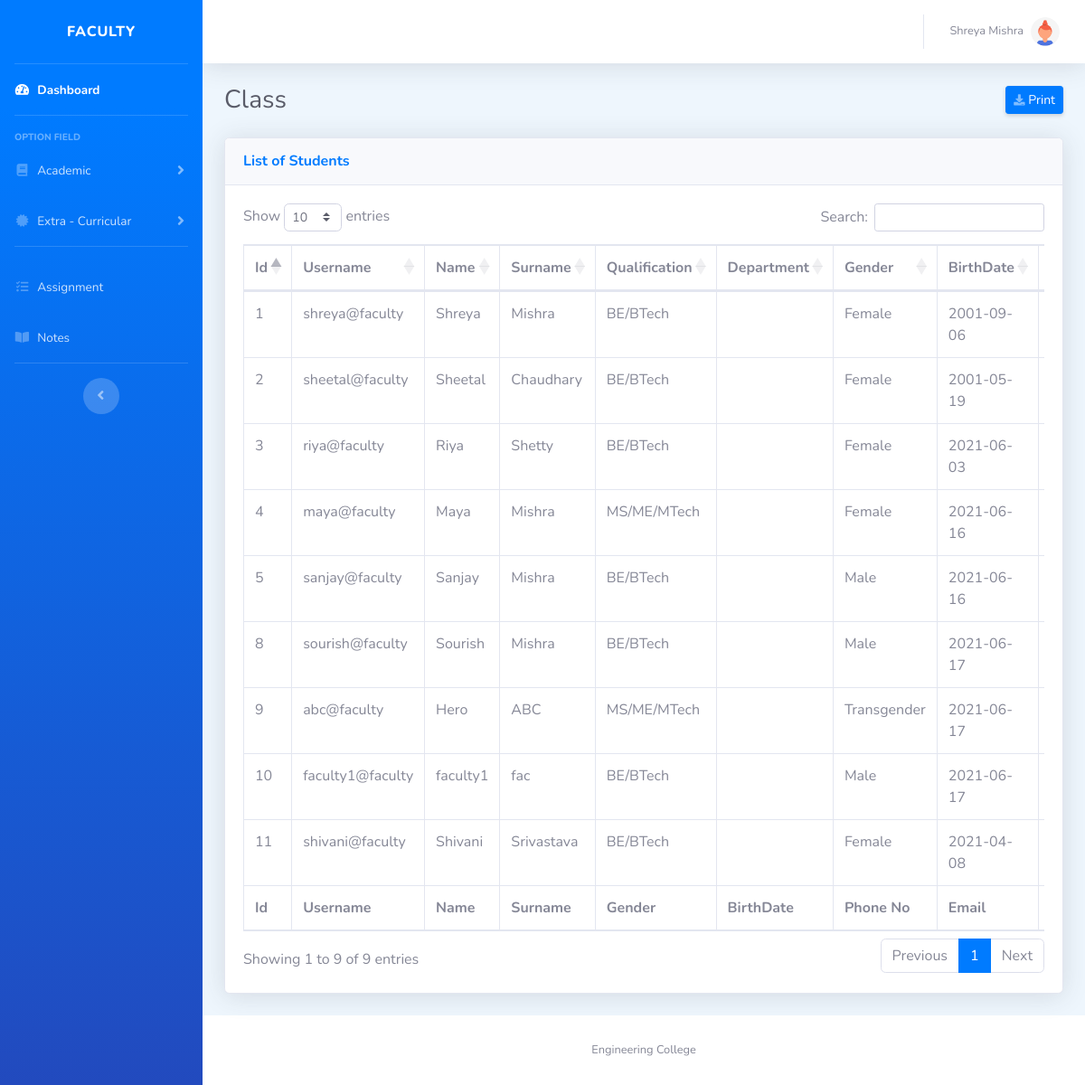
Page /fac-class.php (signed in) on the committed database.
### tables this page shows
CREATE TABLE `faculty` (
  `Id` int(11) NOT NULL,
  `fname` varchar(50) NOT NULL,
  `lname` varchar(50) NOT NULL,
  `username` varchar(50) NOT NULL,
  `password` varchar(500) NOT NULL,
  `qualification` varchar(25) NOT NULL,
  `gender` varchar(25) NOT NULL,
  `dob` date NOT NULL,
  `phone` bigint(11) NOT NULL,
  `email` varchar(100) NOT NULL
);

### fac-class.php (the view, shortened to what this page needs)
<?php
require_once 'data/facdashhead.php';
?>
                <div class="container-fluid">
                    <div class="d-sm-flex align-items-center justify-content-between mb-4">
                        <h1 class="h3 mb-0 text-gray-800">Class
                        </h1>
                        <a href="#" class="d-none d-sm-inline-block btn btn-sm btn-primary shadow-sm" onclick="print()"><i
                                class="fas fa-download fa-sm text-white-50"></i> Print</a>
                    </div>
                    <div class="card shadow mb-4">
                        <div class="card-header py-3">
                            <h6 class="m-0 font-weight-bold text-primary">List of Students</h6>
                        </div>
                        <div class="card-body">
                            <div class="table-responsive">
                                <table class="table table-bordered" id="dataTable" width="100%" cellspacing="0">
                                    <thead>
                                        <tr>
                                            <th>Id</th>
                                            <th>Username</th>
                                            <th>Name</th>
                                            <th>Surname</th>
                                            <th>Qualification</th>
                                            <th>Department</th>
                                            <th>Gender</th>
                                            <th>BirthDate</th>
                                            <th>Phone No</th>
                                        </tr>
                                    </thead>
                                    <tfoot>
                                        <tr>
                                            <th>Id</th>
                                            <th>Username</th>
                                            <th>Name</th>
                                            <th>Surname</th>
                                            <th>Gender</th>
                                            <th>BirthDate</th>
                                            <th>Phone No</th>
                                            <th>Email</th>
                                            <th>Id</th>
                                        </tr>
                                    </tfoot>
                                    <tbody>
                                        <?php
                                            include 'data/database.php';
                                            $selectfac = "SELECT * FROM faculty";
                                            $query = mysqli_query($conn,$selectfac);
                                            while($res = mysqli_fetch_array($query)) {
                                        ?>
                                        <tr>
                                            <td><?php echo $res['Id'];?></td>
                                            <td><?php echo $res['username'];?></td>
                                            <td><?php echo $res['fname'];?></td>
                                            <td><?php echo $res['lname'];?></td>
                                            <td><?php echo $res['qualification'];?></td>
                                            <td><?php echo $res['dept'];?></td>
                                            <td><?php echo $res['gender'];?></td>
                                            <td><?php echo $res['dob'];?></td>
                                            <td><?php echo $res['phone'];?></td>
                                        </tr>
                                        <?php
                                            }
                                        ?>
                                    </tbody>
                                </table>
                            </div>
                        </div>
                    </div>
                </div>
    <?php
        require_once 'data/dashmid.php';
    ?>
    <?php
        require_once 'data/dashfoot.php';
    ?>

### data/facdashhead.php (shortened to what this page needs)
<?php
$id = $_SESSION['sessionId'];
include 'data/database.php';
    $result1 = mysqli_query($conn, "SELECT * FROM faculty WHERE Id = $id");
    while($resp = mysqli_fetch_array($result1))
    {
        $fac1fn = $resp['fname'];
        $fac1ln = $resp['lname'];
    }
?>
<!DOCTYPE html>
<html lang="en">
<head>
    <link href="vendor/fontawesome-free/css/all.min.css" rel="stylesheet" type="text/css">
    <link href="css/dash.css" rel="stylesheet">
    <link href="vendor/datatables/dataTables.bootstrap4.min.css" rel="stylesheet">
    <link href="css/profile.css" rel="stylesheet">
</head>
<body id="page-top">
    <div id="wrapper">
        <ul class="navbar-nav bg-gradient-primary sidebar sidebar-dark accordion" id="accordionSidebar">
            <a class="sidebar-brand d-flex align-items-center justify-content-center" href="#">
                <div class="sidebar-brand-text mx-3"> FACULTY </div>
            </a>
            <hr class="sidebar-divider my-0">
            <li class="nav-item active">
                <a class="nav-link" href="facultydash.php">
                    <i class="fas fa-fw fa-tachometer-alt"></i>
                    <span>Dashboard</span></a>
            </li>
            <hr class="sidebar-divider">
            <div class="sidebar-heading">
                Option Field
            </div>
            <li class="nav-item">
                <a class="nav-link collapsed" href="#" data-toggle="collapse" data-target="#collapseTwo"
                    aria-expanded="true" aria-controls="collapseTwo">
                    <i class="fas fa-fw fa-book"></i>
                    <span>Academic</span>
                </a>
            </li>
            <li class="nav-item">
                <a class="nav-link collapsed" href="#" data-toggle="collapse" data-target="#collapseUtilities"
                    aria-expanded="true" aria-controls="collapseUtilities">
                    <i class="fas fa-fw fa-certificate"></i>
                    <span>Extra - Curricular</span>
                </a>
            </li>
            <hr class="sidebar-divider">
            <li class="nav-item">
                <a class="nav-link" href="#">
                    <i class="fas fa-fw fa-tasks"></i>
                    <span>Assignment</span></a>
            </li>
            <li class="nav-item">
                <a class="nav-link" href="fac-notes.php">
                    <i class="fas fa-fw fa-book-open"></i>
                    <span>Notes</span></a>
            </li>
            <hr class="sidebar-divider d-none d-md-block">
            <div class="text-center d-none d-md-inline">
                <button class="rounded-circle border-0" id="sidebarToggle"></button>
            </div>
        </ul>
        <div id="content-wrapper" class="d-flex flex-column">
            <div id="content">
                <nav class="navbar navbar-expand navbar-light bg-white topbar mb-4 static-top shadow">
                    <ul class="navbar-nav ml-auto">
                        <li class="nav-item dropdown no-arrow">
                            <a class="nav-link dropdown-toggle" href="#" id="userDropdown" role="button"
                                data-toggle="dropdown" aria-haspopup="true" aria-expanded="false">
                                <span class="mr-2 d-none d-lg-inline text-gray-600 small"><?php echo $fac1fn." ".$fac1ln; ?></span>
                                <img class="img-profile rounded-circle"
                                    src="img/undraw_profile_3.svg">
                            </a>
                        </li>
                    </ul>
                </nav>

### rows in the picture
faculty: fname "Shreya", lname "Mishra", Id "1", username "shreya@faculty", qualification "BE/BTech", gender "Female", dob "2001-09-06"
faculty: Id "2", username "sheetal@faculty", fname "Sheetal", lname "Chaudhary", qualification "BE/BTech", gender "Female", dob "2001-05-19"
faculty: Id "3", username "riya@faculty", fname "Riya", lname "Shetty", qualification "BE/BTech", gender "Female", dob "2021-06-03"
faculty: Id "4", username "maya@faculty", fname "Maya", lname "Mishra", qualification "MS/ME/MTech", gender "Female", dob "2021-06-16"
faculty: Id "5", username "sanjay@faculty", fname "Sanjay", lname "Mishra", qualification "BE/BTech", gender "Male", dob "2021-06-16"
faculty: Id "8", username "sourish@faculty", fname "Sourish", lname "Mishra", qualification "BE/BTech", gender "Male", dob "2021-06-17"
faculty: Id "9", username "abc@faculty", fname "Hero", lname "ABC", qualification "MS/ME/MTech", gender "Transgender", dob "2021-06-17"
faculty: Id "10", username "faculty1@faculty", fname "faculty1", lname "fac", qualification "BE/BTech", gender "Male", dob "2021-06-17"
faculty: Id "11", username "shivani@faculty", fname "Shivani", lname "Srivastava", qualification "BE/BTech", gender "Female", dob "2021-04-08"
